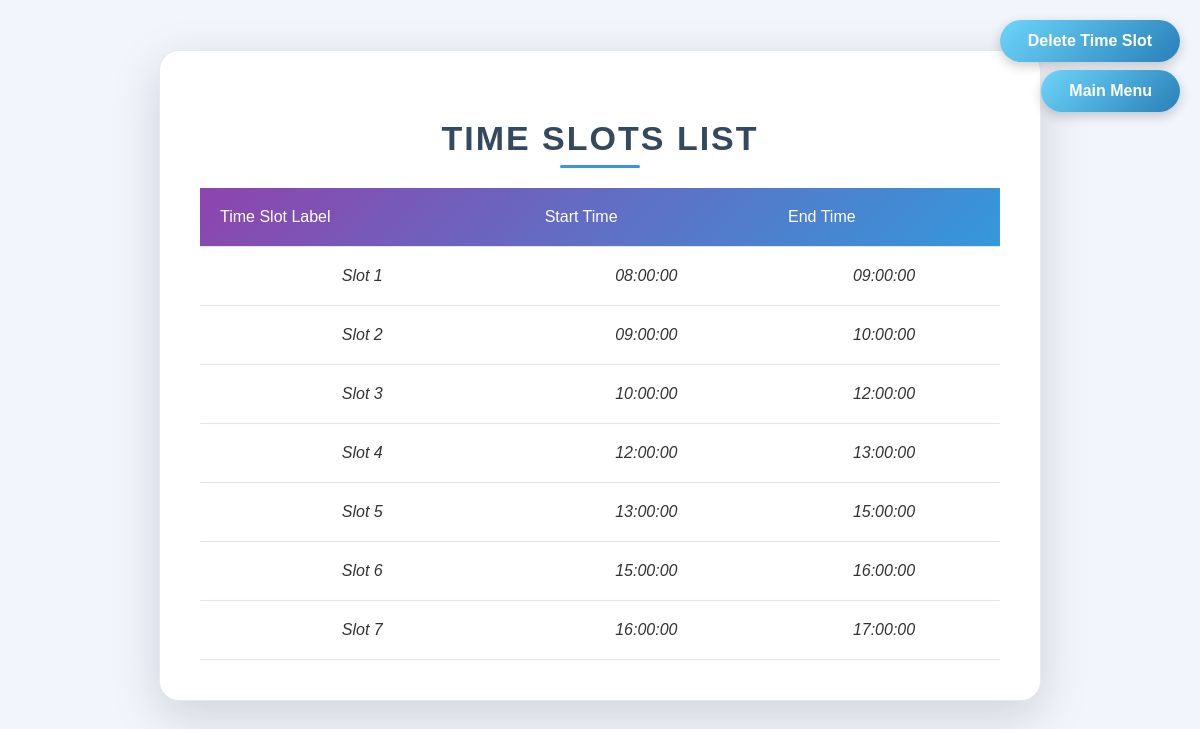
The app's page /automatic_tt/view_time_slots.php with its own data.
### tables this page shows
CREATE TABLE `time_slots` (
  `time_id` int(11) NOT NULL,
  `time_slot` varchar(50) DEFAULT NULL,
  `start_time` time DEFAULT NULL,
  `end_time` time DEFAULT NULL
);

### automatic_tt/view_time_slots.php (the view, shortened to what this page needs)
<?php
include 'db_connect.php';
?>
<!DOCTYPE html>
<html lang="en">
<head>
    <link rel="stylesheet" href="css/view_styles.css">
</head>
<body>
<p>
<button class="top-right-button" onclick="window.open('delete_time_slot.php', '_blank');">
    Delete Time Slot
</button>
</p>
<P>
    <button class="top-right" onclick="window.location.href='index.php';">
        Main Menu
    </button>
</P>
<div class="form-container">
    <h2>Time Slots List</h2>
    <table>
        <thead>
            <tr>
                <th>Time Slot Label</th>
                <th>Start Time</th>
                <th>End Time</th>
            </tr>
        </thead>
        <tbody>
            <?php
            $sql = "SELECT * FROM time_slots";
            $result = $conn->query($sql);
            if ($result->num_rows > 0) {
                while ($row = $result->fetch_assoc()) {
                    echo "<tr>";
                    echo "<td>" . $row['time_slot'] . "</td>";
                    echo "<td>" . $row['start_time'] . "</td>";
                    echo "<td>" . $row['end_time'] . "</td>";
                    echo "</tr>";
                }
            } else {
                echo "<tr><td colspan='4'>No time slots found</td></tr>";
            }
            ?>
        </tbody>
    </table>
</div>
</body>
</html>

### automatic_tt/css/view_styles.css (style rules this page uses)
body { font-family: 'Poppins', sans-serif; background-color: #f2f6fc; margin: 0; padding: 0; color: #2c3e50; transition: background-color 0.3s ease; }
.form-container { max-width: 800px; margin: 50px auto; padding: 40px; background-color: #ffffff; border-radius: 20px; box-shadow: 0 15px 50px rgba(0, 0, 0, 0.15); transition: all 0.3s ease; border: 1px solid #e4e9f2; }
.top-right-button { position: absolute; top: 20px; right: 20px; background: linear-gradient(135deg, #6dd5fa, #2980b9); color: white; padding: 12px 28px; border: none; border-radius: 50px; cursor: pointer; font-size: 16px; font-weight: bold; box-shadow: 0 4px 12px rgba(0, 0, 0, 0.2); transition: background-color 0.3s, transform 0.3s; }
.top-right { position: absolute; top: 70px; right: 20px; background: linear-gradient(135deg, #6dd5fa, #2980b9); color: white; padding: 12px 28px; border: none; border-radius: 50px; cursor: pointer; font-size: 16px; font-weight: bold; box-shadow: 0 4px 12px rgba(0, 0, 0, 0.2); transition: background-color 0.3s, transform 0.3s; }
h2 { text-align: center; color: #34495e; margin-bottom: 30px; font-size: 34px; font-weight: 700; letter-spacing: 2px; text-transform: uppercase; position: relative; }
h2::after { content: ''; width: 80px; height: 3px; background-color: #3498db; position: absolute; bottom: -10px; left: 50%; transform: translateX(-50%); border-radius: 10px; }
table { width: 100%; border-collapse: collapse; margin-top: 20px; }
thead { background: linear-gradient(135deg, #8e44ad, #3498db); color: #ffffff; font-weight: bold; border-radius: 10px 10px 0 0; }
th, td { padding: 20px; text-align: left; font-size: 16px; font-weight: 500; border-bottom: 1px solid #e1e5f2; transition: background-color 0.3s ease; }
td { color: #34495e; }
tr { transition: background-color 0.3s ease, transform 0.2s ease; }
tr td { text-align: center; font-style: italic; color: #333333; }
* { transition: all 0.3s ease; }

### records on screen
time_slots: time_slot "Slot 1", start_time "08:00:00", end_time "09:00:00"
time_slots: time_slot "Slot 2", start_time "09:00:00", end_time "10:00:00"
time_slots: time_slot "Slot 3", start_time "10:00:00", end_time "12:00:00"
time_slots: time_slot "Slot 4", start_time "12:00:00", end_time "13:00:00"
time_slots: time_slot "Slot 5", start_time "13:00:00", end_time "15:00:00"
time_slots: time_slot "Slot 6", start_time "15:00:00", end_time "16:00:00"
time_slots: time_slot "Slot 7", start_time "16:00:00", end_time "17:00:00"
